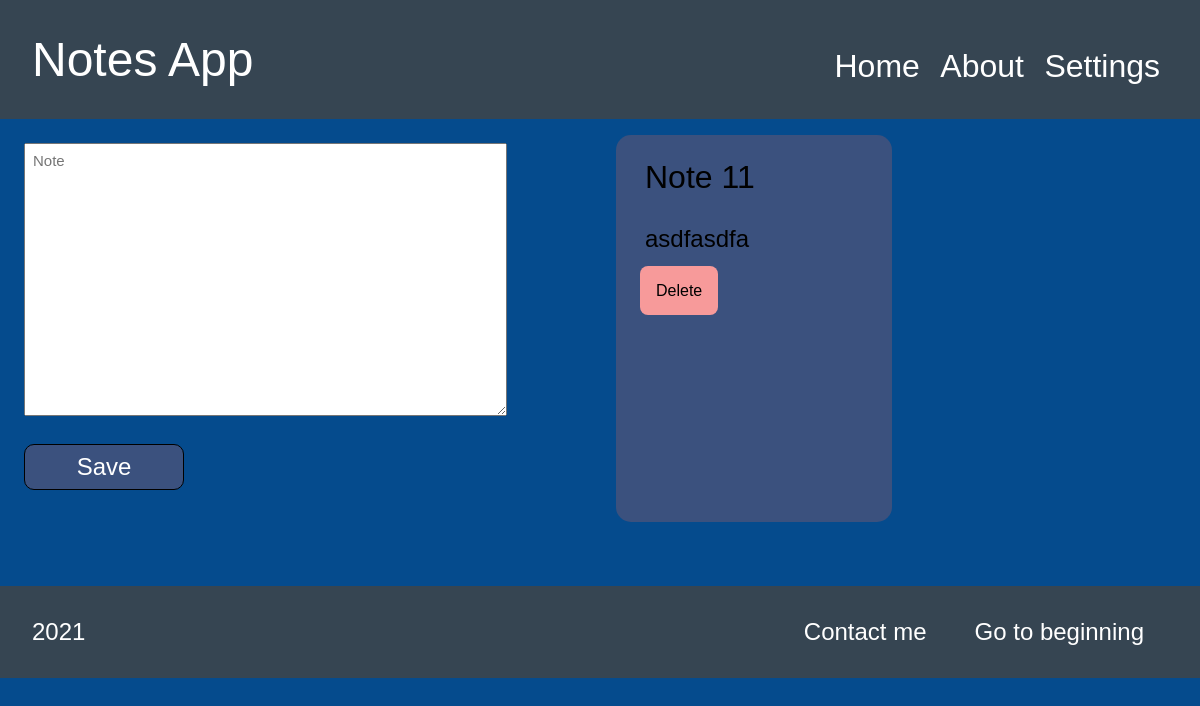
Page /home on the earlier database version.
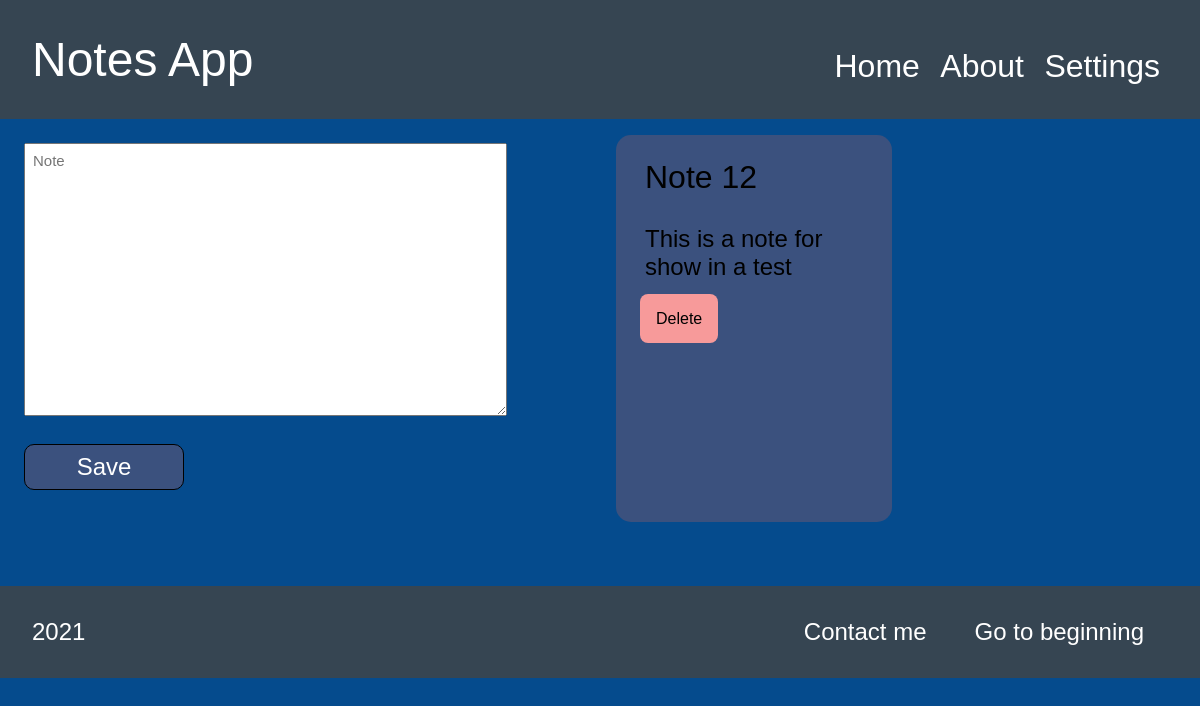
Same page on the later database version.
### tables this page shows
CREATE TABLE notes (id integer primary key autoincrement, day varchar(20) not null, month varchar(20) not null, year varchar(30) not null, content text not null);

### app.py (the view)
@app.route('/')
@app.route('/home')
def home():
  db = DataBase(DB_PATH)
  notes_list = db.select(SELECT_QUERY)
  db.close()
  return render_template('index.html', notes_list = notes_list, show_date = settings.date, color = settings.color)

### models/database.py (called while the page is built)
  def select(self, query):
    try:
      data = self.cur.execute(query)
      return data.fetchall()
    except sqlite3.OperationalError as e:
      print(e)

  def close(self):
    self.cur.close()
    self.con.close()

### templates/index.html (shortened to what this page needs)
{% extends 'layout.html' %}
{% block content %}
<link rel="stylesheet" href="{{ url_for('static', filename = 'css/note.css') }}">
<div class="container">
  <form action="/add-note", method="POST">
    <textarea name="content" cols="50" rows="15" autofocus placeholder="Note"></textarea>
    <button type="submit">Save</button>
  </form>
  <div id="notes-view">
    {% if notes_list %}
    {% for note in notes_list %}
    <div class="note">
      <span class="title-note">Note {{ note[0] }}</span>
      <p class="text-note">{{ note[4] }}</p>
      <a href="/delete-note/{{ note[0] }}" class="delete-link">Delete</a>
    </div>
    {% endfor %}
    {% else %}
    <p id="no-notes">No there Notes yet.</p>
    {% endif %}
  </div>
</div>
{% endblock %}

### templates/layout.html (shortened to what this page needs)
<!DOCTYPE html>
<html lang="en">
<head>
  <link rel="stylesheet" href="{{ url_for('static', filename = 'css/main.css') }}" />
</head>
<body>
  <header>
    {% include 'partials/_nav.html' %}
  </header>
  <div class="principal-container">
    {% block content %}
    {% endblock %}
  </div>
</body>
<footer>
  <span id="year">2021</span>
  <a href="#title-navigation">Go to beginning</a>
  <a href="mailto:eduarygp@gmail.com">Contact me</a>
</footer>
</html>

### templates/partials/_nav.html
<nav>
  <a id="title-navigation" href="{{ url_for('home') }}">Notes App</a>
  <ul>
    <li>
      <a class="navigation-links" href="{{ url_for('home') }}">Home</a>
    </li>
    <li>
      <a class="navigation-links" href="{{ url_for('about') }}">About</a>
    </li>
    <li>
      <a href="{{ url_for('settings_page') }}">Settings</a>
    </li>
  </ul>
</nav>

### static/css/main.css (style rules this page uses)
html { font-family: Verdana, Geneva, Tahoma, sans-serif; }
html, body { padding: 0; margin:0; }
body { background-color: rgb(5, 75, 141); }
header { background-color: #364552; color: white; padding: 2rem 2rem; }
header nav { width: 100%; }
header nav a { font-size: 3rem; text-decoration: none; color: white; transition: color 0.3s ease; }
#title-navigation { font-size: 3rem; }
header nav ul { list-style: none; float: right; }
header nav ul li { display: inline; }
header nav ul li a { font-size: 2rem; padding: 0.5rem; }
.container { display: grid; grid-template-columns: 50% 50%; }
.container form { margin: 1.5rem; }
.container form textarea { font-size: 15px; font-family: Verdana, Geneva, Tahoma, sans-serif; padding: 0.5rem; }
.container form button { transition: box-shadow 0.3s ease; margin: 1.5rem 0; padding: 0.5rem 1.5rem; border: 1px black solid; border-radius: 10px; width: 10rem; font-size: 1.5rem; color: white; background-color: #3b517e; }
footer { padding: 2rem 2rem; background-color: #364552; margin-top: 3rem; }
footer a { transition: color 0.3s ease; text-decoration: none; color: white; float: right; margin: 0 1.5rem; font-size: 1.5em; }
#year { color: white; font-size: 1.5em; }

### static/css/note.css (style rules this page uses)
#notes-view { padding: 0; margin: 0.5em; display: grid; grid-template-columns: 50% 50%; }
.note { transition: all 0.3s ease; border-radius: 15px; margin: 0.5em; padding: 1.5em; background-color: #3b517e; }
.title-note { padding: 5px; text-align: left; font-size: 2rem; }
.text-note { color: black; font-size: 1.5rem; overflow: auto; text-align: left; padding: 5px; }
.delete-link { text-decoration: none; background-color: #f79a9a; padding: 1rem; color: black; border-radius: 0.5rem; }

### templates/index.html (style rules this page uses)
.note { transition: all 0.3s ease; border-radius: 15px; margin: 0.5em; padding: 1.5em; background-color: #3b517e; }

Differences in the rows shown:
removed notes: id "11", content "asdfasdfa"
added notes: id "12", content "This is a note for show in a test"
